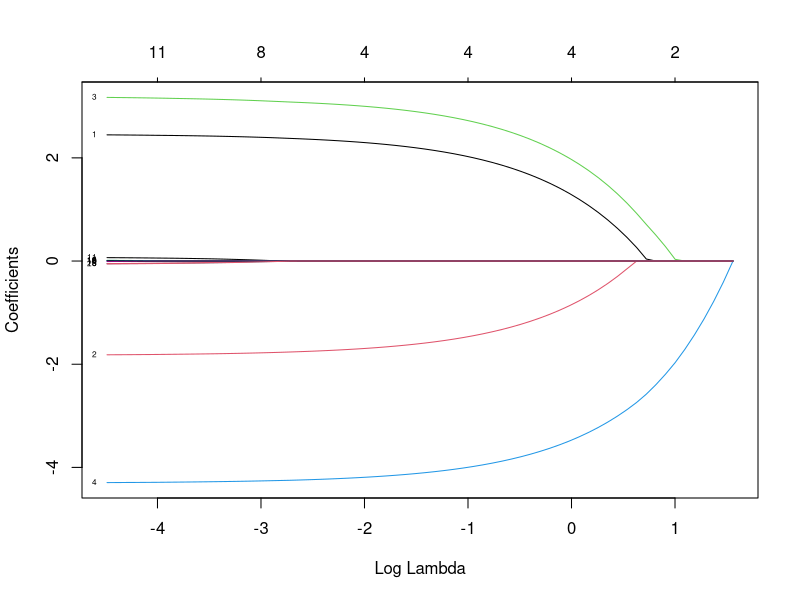
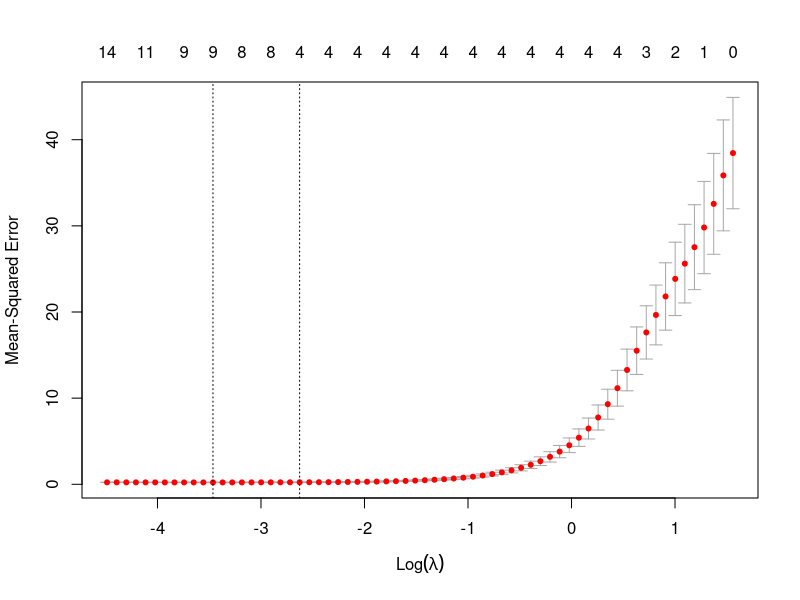
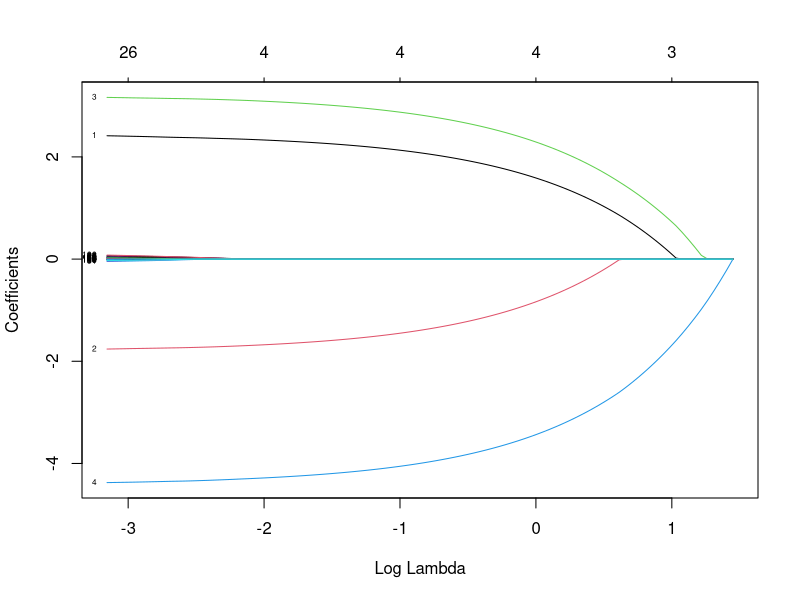
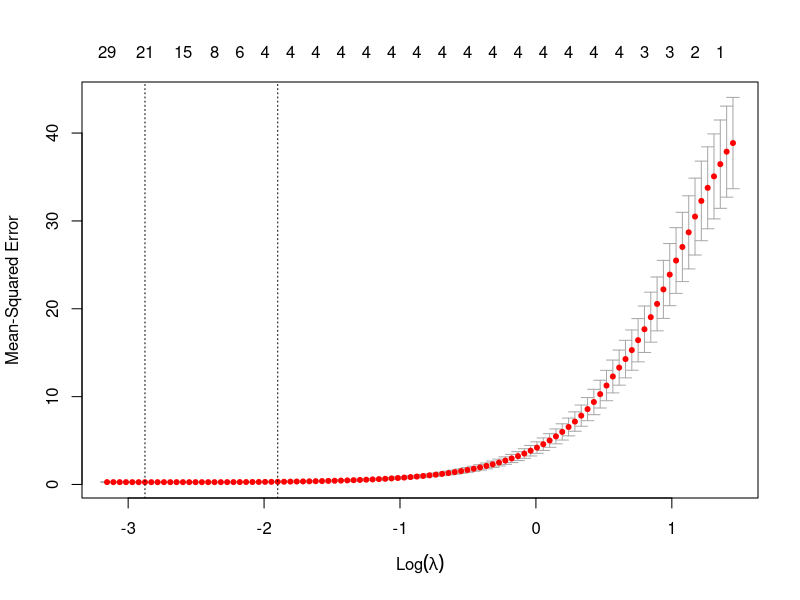

Reproduce these figures in R, in order.
## ---- chunk 1
library(tidyverse)
library(glmnet)
## ---- chunk 2
simulate_lasso_data <- function(n_obs = 100, n_pred = 20, seed = 123) {
  set.seed(seed)
  
  # Generate the predictor matrix from a standard normal distribution
  x <- matrix(rnorm(n_obs * n_pred), nrow = n_obs, ncol = n_pred)

  # Create the true coefficients vector in a robust way, first zeroing all them and then assigning a few non-zero coefficients
  true_coefficients <- rep(0, n_pred)
  true_coefficients[1] <- 2.5
  true_coefficients[2] <- -1.8
  true_coefficients[3] <- 3.1
  true_coefficients[4] <- -4.3

  # Generate the response variable y: y = X * beta + noise
  y <- x %*% true_coefficients + rnorm(n_obs, sd = 0.5)

  # Return all relevant objects in a named list
  return(list(x = x, y = y, true_coefficients = true_coefficients))
}

# Next we call the previously defined function to generate our data: we use the default values (100 observations, 20 predictors, seed = 123), but these inputs can be changed at will
sim_data <- simulate_lasso_data()

# Extract the components from the list for use in later chunks
x <- sim_data$x
y <- sim_data$y
true_coefficients <- sim_data$true_coefficients

cat(paste("Simulated data created using a function with", 
          nrow(x), "observations and", ncol(x), "predictors.\n"))
## ---- chunk 3
ols_model <- lm(y ~ x)
summary(ols_model)
## ---- chunk 4
ols_model_adj <- lm(y ~ x[,1] + x[,2] + x[,3] + x[,4])
summary(ols_model_adj)
## ---- chunk 5
anova(ols_model_adj,ols_model)
## ---- chunk 6
lasso_model <- glmnet(x, y, alpha = 1)
print(lasso_model)
## ---- chunk 7
plot(lasso_model, xvar = "lambda", label = TRUE)
## ---- chunk 8
cv_lasso <- cv.glmnet(x, y, alpha = 1, nfolds = 10)
plot(cv_lasso)
## ---- chunk 9
# This extracts the lambda value corresponding to the minimum cross-validated error.
lambda_min <- cv_lasso$lambda.min
# This extracts the lambda value corresponding to the "one-standard error" rule.
lambda_1se <- cv_lasso$lambda.1se

cat("Optimal lambda (lambda.min):", lambda_min, "\n")
cat("Parsimonious lambda (lambda.1se):", lambda_1se, "\n")


## ---- chunk 10
coef_min <- coef(lasso_model, s = lambda_min)
#cat("\nCoefficients using lambda.min:\n")
print(coef_min)
## ---- chunk 11
print_nonzero_coefs <- function(coef_mat) {
  # coef_mat: output of coef(glmnet_object, s = ...)
  
  coef_vec <- as.numeric(coef_mat)
  names(coef_vec) <- rownames(coef_mat)
  
  nz_coef <- coef_vec[coef_vec != 0]
  
  print(nz_coef)
}
## ---- chunk 12
coef_min_nz <- coef(lasso_model, s = lambda_min)
print_nonzero_coefs(coef_min_nz)
## ---- chunk 13
coef_1se_nz <- coef(lasso_model, s = lambda_1se)
print_nonzero_coefs(coef_1se_nz)
## ---- chunk 14
sim_data_new <- simulate_lasso_data(100, 150, 456)
 
x <- sim_data_new$x
y <- sim_data_new$y
true_coefficients <- sim_data_new$true_coefficients

cat(paste("Simulated data with", 
          nrow(x), "observations and", ncol(x), "predictors.\n"))
## ---- chunk 15
str(sim_data_new)
## ---- chunk 16
lasso_model_new <- glmnet(x, y, alpha = 1)
## ---- chunk 17
plot(lasso_model_new, xvar = "lambda", label = TRUE)
## ---- chunk 18
cv_lasso_new <- cv.glmnet(x, y, alpha = 1, nfolds = 20)
plot(cv_lasso_new)
## ---- chunk 19
lambda_min_new <- cv_lasso_new$lambda.min
lambda_1se_new <- cv_lasso_new$lambda.1se
cat("Optimal lambda (lambda.min):", lambda_min_new, "\n")
cat("Parsimonious lambda (lambda.1se):", lambda_1se_new, "\n")
## ---- chunk 20
coef_min__new_nz <- coef(lasso_model_new, s = lambda_min_new)
print_nonzero_coefs(coef_min__new_nz)
## ---- chunk 21
coef_1se__new_nz <- coef(lasso_model_new, s = lambda_1se_new)
print_nonzero_coefs(coef_1se__new_nz)
